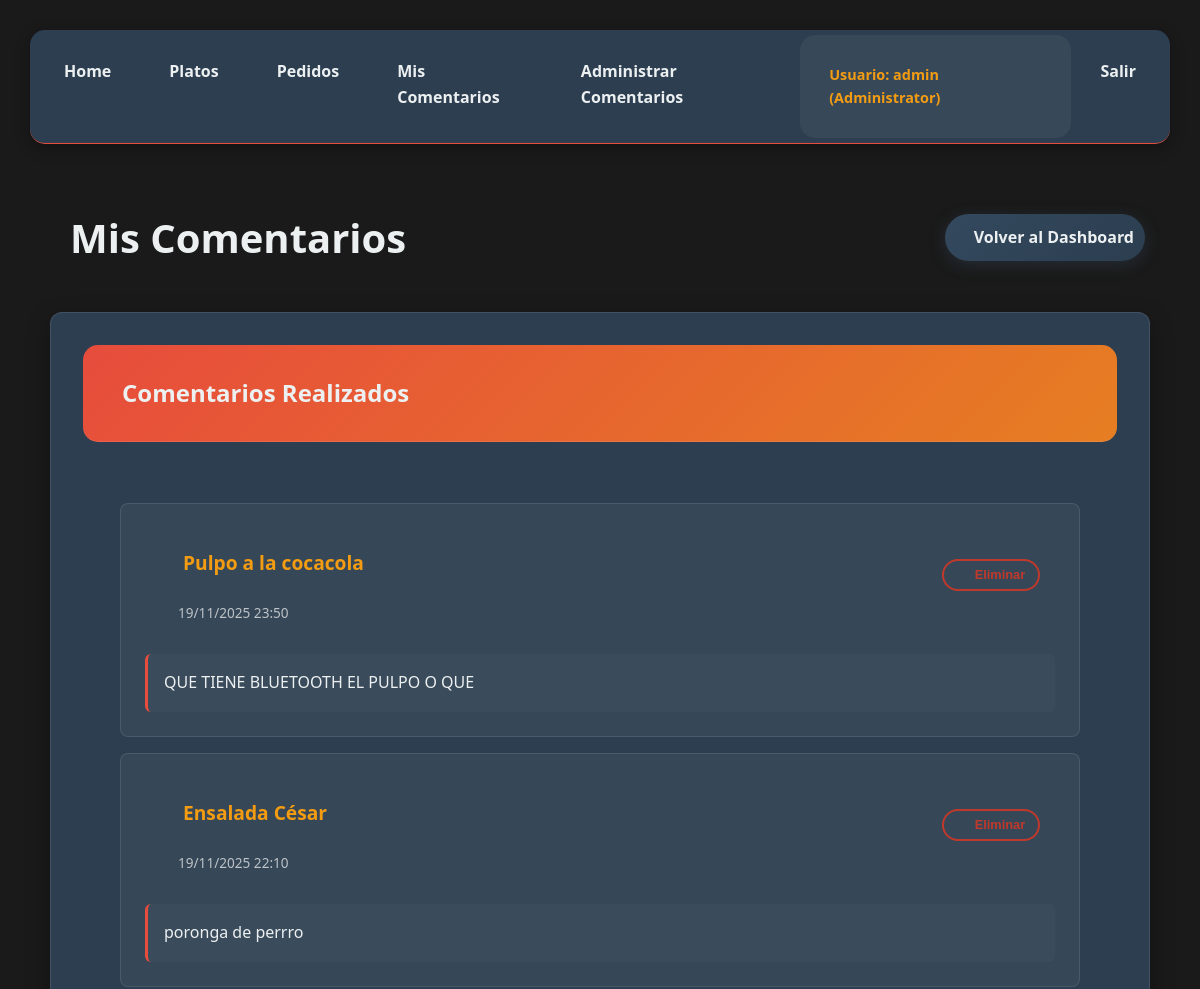
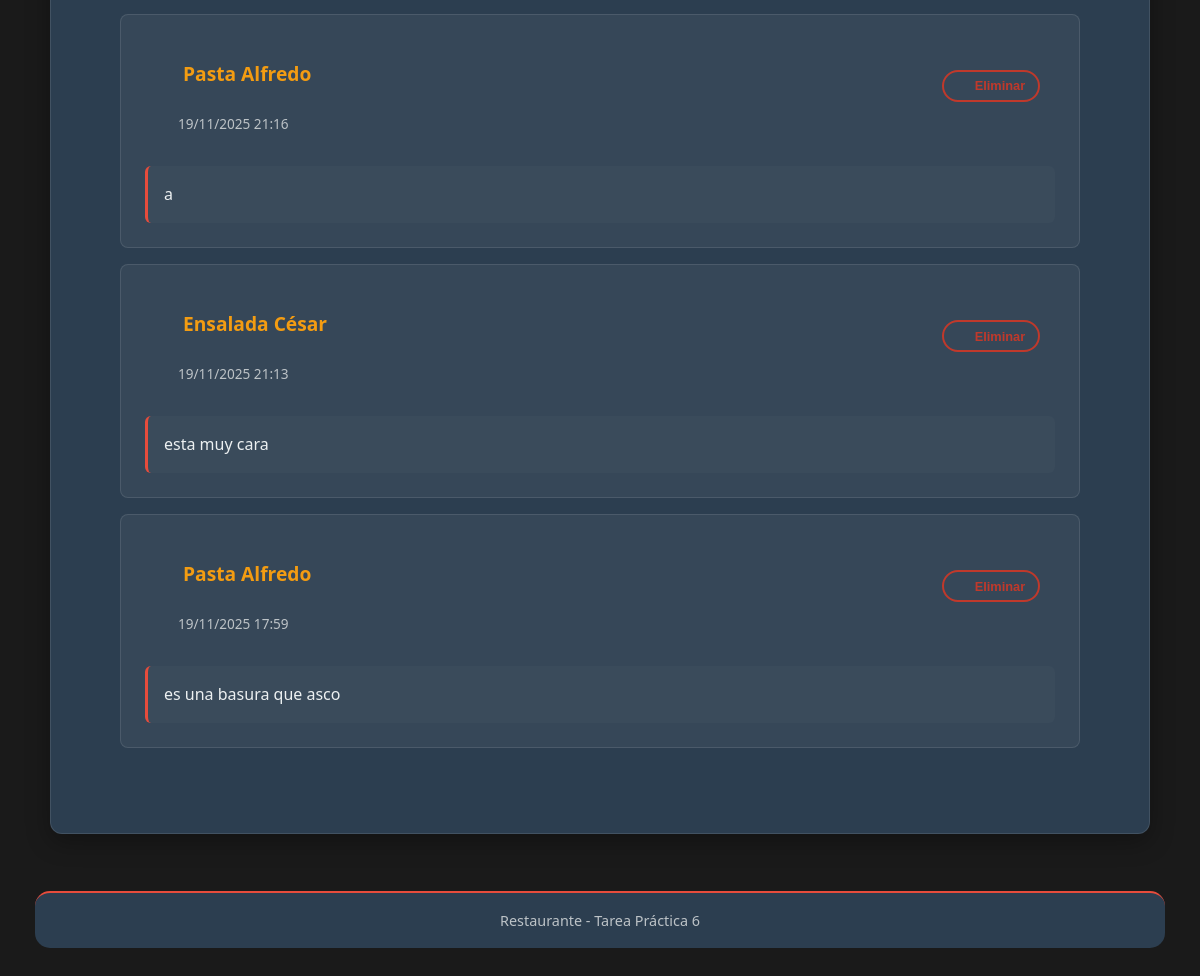
Screenshot of /index.php?action=comments/user (signed in) with the database file from the repository (2 pictures, top to bottom).
### tables this page shows
CREATE TABLE `comments` (
  `id` int(11) NOT NULL,
  `user_id` int(11) NOT NULL,
  `dish_id` int(11) NOT NULL,
  `comment` text NOT NULL,
  `created_at` timestamp NOT NULL DEFAULT current_timestamp()
);

CREATE TABLE `dishes` (
  `id` int(11) NOT NULL,
  `name` varchar(50) NOT NULL,
  `description` text DEFAULT NULL,
  `price` decimal(10,2) NOT NULL,
  `created_at` timestamp NOT NULL DEFAULT current_timestamp()
);

### app/controllers/BaseController.php (called while the page is built, shortened)
<?php
class BaseController {
    protected function view($path, $data = []) {
        extract($data);
        require __DIR__ . '/../../views/layouts/header.php';
        require __DIR__ . '/../../views/' . $path . '.php';
        require __DIR__ . '/../../views/layouts/footer.php';
    }
}

### app/controllers/CommentController.php (called while the page is built, shortened)
<?php
require_once __DIR__ . '/../models/Comment.php';
class CommentController extends BaseController {
    public function showByUser($userId) {
        try {
            $commentModel = new Comment();
            $comments = $commentModel->getByUserId($userId);
            $this->view('comments/user_comments', [
                'comments' => $comments,
                'user_id' => $userId
            ]);
        } catch (Exception $e) {
            error_log("Error en CommentController@showByUser: " . $e->getMessage());
            SessionManager::set('error', 'Error al cargar los comentarios');
            $this->redirect('index.php?action=dashboard');
        }
    }
}

### app/models/Model.php (called while the page is built, shortened)
<?php
abstract class Model {
    protected $conn;
    public function __construct() {
        $this->conn = $this->getConnection();
    }
    protected function getConnection() {
        $conn = new mysqli("localhost", "root", "", "restaurante");
        $conn->set_charset('utf8mb4');
        return $conn;
    }
    protected function executePrepared($sql, $types = '', $params = []) {
        $stmt = $this->conn->prepare($sql);
        if (!empty($types) && !empty($params)) {
            $stmt->bind_param($types, ...$params);
        }
        if (!$stmt->execute()) {
            throw new Exception("Error ejecutando consulta: " . $stmt->error);
        }
        return $stmt;
    }
}

### app/models/Comment.php (called while the page is built, shortened)
<?php
class Comment extends Model {
    public function getByUserId($userId) {
        try {
            $stmt = $this->executePrepared(
                "SELECT c.*, d.name as dish_name
                 FROM comments c
                 JOIN dishes d ON c.dish_id = d.id
                 WHERE c.user_id = ?
                 ORDER BY c.created_at DESC",
                'i',
                [$userId]
            );
            return $stmt->get_result()->fetch_all(MYSQLI_ASSOC);
        } catch (Exception $e) {
            error_log("Error en getByUserId: " . $e->getMessage());
            return [];
        }
    }
}

### views/comments/user_comments.php (the view, shortened to what this page needs)
<div class="container mt-4">
    <div class="d-flex justify-content-between align-items-center mb-4">
        <h1><i class="fas fa-comments"></i> Mis Comentarios</h1>
        <a href="index.php?action=dashboard" class="btn btn-secondary">
            <i class="fas fa-arrow-left"></i> Volver al Dashboard
        </a>
    </div>
    <div class="card">
        <div class="card-header">
            <h2><i class="fas fa-list"></i> Comentarios Realizados</h2>
        </div>
        <div class="card-body">
            <?php if (empty($comments)): ?>
                <div class="text-center text-muted py-4">
                    <i class="fas fa-comments fa-3x mb-3"></i>
                    <p>No has realizado ningún comentario aún.</p>
                    <a href="index.php?action=dishes" class="btn btn-primary">
                        <i class="fas fa-utensils"></i> Explorar Platos
                    </a>
                </div>
            <?php else: ?>
                <div class="comments-list">
                    <?php foreach ($comments as $comment): ?>
                        <div class="comment-item">
                            <div class="comment-header">
                                <div class="dish-info">
                                    <h5 class="mb-1">
                                        <a href="index.php?action=dish&id=<?= htmlspecialchars($comment['dish_id']) ?>">
                                            <i class="fas fa-utensils"></i>
                                            <?= htmlspecialchars($comment['dish_name']) ?>
                                        </a>
                                    </h5>
                                    <small class="text-muted">
                                        <i class="fas fa-clock"></i>
                                        <?= date('d/m/Y H:i', strtotime($comment['created_at'])) ?>
                                    </small>
                                </div>
                                <div class="comment-actions">
                                    <form method="POST" action="index.php?action=comments/delete"
                                          onsubmit="return confirm('¿Estás seguro de que quieres eliminar este comentario?')"
                                          class="d-inline">
                                        <button type="submit" class="btn btn-outline-danger btn-sm" title="Eliminar comentario">
                                            <i class="fas fa-trash"></i> Eliminar
                                        </button>
                                    </form>
                                </div>
                            </div>
                            <div class="comment-content">
                                <?= nl2br(htmlspecialchars($comment['comment'])) ?>
                            </div>
                        </div>
                    <?php endforeach; ?>
                </div>
            <?php endif; ?>
        </div>
    </div>
</div>

### assets/css/styles.css (style rules this page uses)
:root { --rojo-primario: #e74c3c; --rojo-oscuro: #c0392b; --naranja-principal: #e67e22; --naranja-claro: #f39c12; --negro: #1a1a1a; --negro-claro: #2c3e50; --gris-oscuro: #34495e; --blanco: #ecf0f1; --gris-texto: #bdc3c7; }
* { margin: 0; padding: 5px; box-sizing: border-box; border-radius: 15px; }
body { font-family: 'Segoe UI', Tahoma, Geneva, Verdana, sans-serif; line-height: 1.6; color: var(--blanco); background-color: var(--negro); }
.container { max-width: 1200px; margin: 0 auto; padding: 20px; }
.card { background: var(--negro-claro); border-radius: 12px; box-shadow: 0 8px 25px rgba(0,0,0,0.3); padding: 2rem; margin-bottom: 2rem; transition: transform 0.3s ease, box-shadow 0.3s ease; border: 1px solid rgba(255, 255, 255, 0.1); }
.card-header { background: linear-gradient(135deg, var(--rojo-primario) 0%, var(--naranja-principal) 100%); color: var(--blanco); padding: 1.5rem; border-bottom: 1px solid rgba(255, 255, 255, 0.1); }
.card-header h2, .card-header h3 { margin: 0; font-size: 1.5rem; font-weight: 600; }
.card-body { padding: 2rem; }
.btn { display: inline-flex; align-items: center; gap: 0.5rem; padding: 11px; border: none; border-radius: 50px; text-decoration: none; font-weight: 600; cursor: pointer; transition: all 0.3s ease; font-size: 1rem; text-align: center; justify-content: center; }
.btn-secondary { background: linear-gradient(135deg, var(--gris-oscuro) 0%, var(--negro-claro) 100%); color: var(--blanco); box-shadow: 0 4px 15px rgba(52, 73, 94, 0.4); }
.btn-outline-danger { background: transparent; border: 2px solid var(--rojo-oscuro); color: var(--rojo-oscuro); }
.btn-sm { padding: 0.5rem 1.2rem; font-size: 0.9rem; }
.comments-list { margin-top: 1.5rem; }
.comment-item { background-color: rgba(255, 255, 255, 0.05); border: 1px solid rgba(255, 255, 255, 0.1); border-radius: 8px; padding: 1.5rem; margin-bottom: 1rem; transition: all 0.3s ease; }
.comment-header { display: flex; justify-content: space-between; align-items: flex-start; margin-bottom: 1rem; }
.comment-actions { display: flex; gap: 0.5rem; margin-top: 1rem; }
.comment-actions .btn { padding: 0.4rem 0.8rem; font-size: 0.8rem; }
.comment-content { color: var(--blanco); line-height: 1.6; font-size: 1rem; }
.dish-info h5 { color: var(--naranja-claro); margin-bottom: 0.5rem; font-size: 1.2rem; font-weight: 600; }
.dish-info a { color: var(--naranja-claro); text-decoration: none; transition: all 0.3s ease; display: inline-flex; align-items: center; gap: 0.5rem; }
.dish-info small { color: var(--gris-texto); font-size: 0.85rem; display: flex; align-items: center; gap: 0.5rem; }
.text-muted { color: var(--gris-texto); }
.d-flex { display: flex; }
.justify-content-between { justify-content: space-between; }
.align-items-center { align-items: center; }
.d-inline { display: inline; }
.mb-1 { margin-bottom: 1rem; }
.mb-4 { margin-bottom: 2rem; }
.mt-4 { margin-top: 2rem; }
.fa-utensils, .fa-clock, .fa-trash, .fa-arrow-left, .fa-comments, .fa-edit, .fa-save, .fa-times, .fa-comment, .fa-info-circle, .fa-list, .fa-crown, .fa-eye, .fa-sign-in-alt, .fa-user-plus, .fa-shopping-cart, .fa-award, .fa-motorcycle, .fa-heart, .fa-star, .fa-users { opacity: 0.9; }

### rows the page displays
comments: dish.name "Pulpo a la cocacola", created_at "19/11/2025 23:50", comment "QUE TIENE BLUETOOTH EL PULPO O QUE"
comments: dish.name "Ensalada César", created_at "19/11/2025 22:10", comment "poronga de perrro"
comments: dish.name "Pasta Alfredo", created_at "19/11/2025 21:16", comment "a"
comments: dish.name "Ensalada César", created_at "19/11/2025 21:13", comment "esta muy cara"
comments: dish.name "Pasta Alfredo", created_at "19/11/2025 17:59", comment "es una basura que asco"

### other values shown
SessionManager::get('username', '') "admin"
SessionManager::get('role_name', '') "Administrator"
